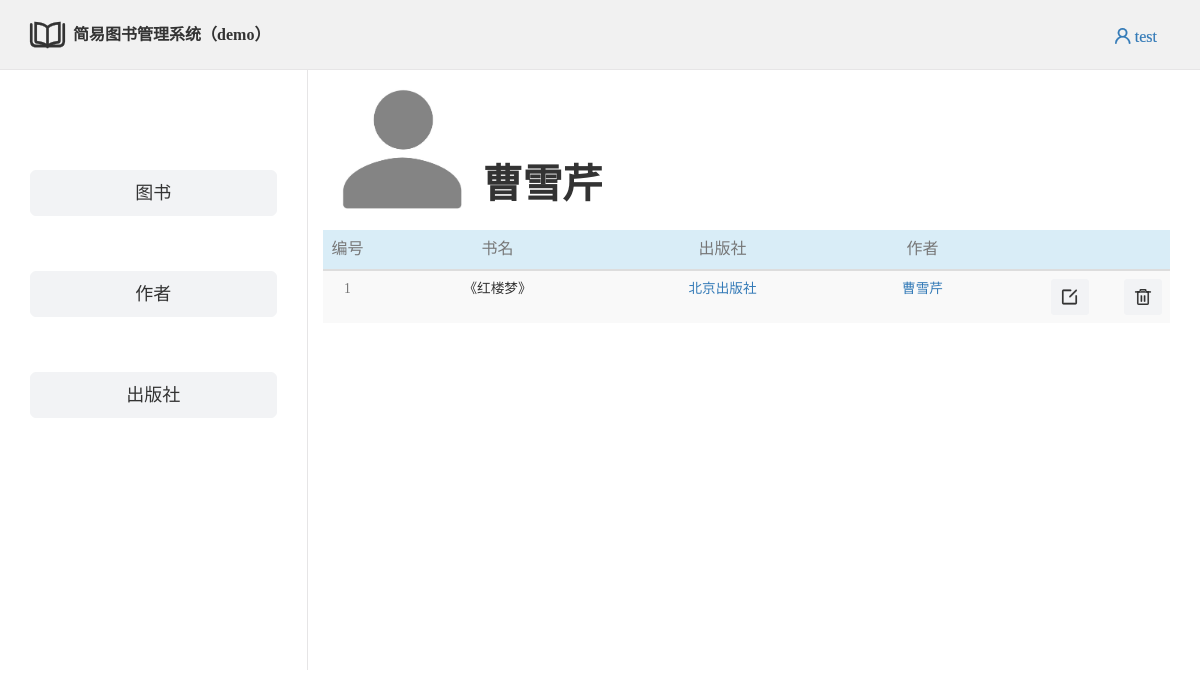
The page /app_home/2/auth_info/ (signed in) on the database its author committed.
### app_home/models.py (models this page shows)
class Author(models.Model):
    a_id = models.AutoField(primary_key=True)
    auth_name = models.CharField(max_length=20)

class Book(models.Model):
    b_id = models.AutoField(primary_key=True)
    book_name = models.CharField(max_length=20, unique=True)  # 书名不重复
    pub = models.ForeignKey(to='Publish', to_field='p_id',on_delete=models.CASCADE)
    auth = models.ManyToManyField(to='Author')

class Publish(models.Model):
    p_id = models.AutoField(primary_key=True)
    pub_name = models.CharField(max_length=20)

### app_home/views.py (the view)
    def wrapper(*args, **kwargs):
        if args[0].user.is_anonymous:
            return redirect('/app_auth/login/')
        return func(*args, **kwargs)

### app_home/views.py (called while the page is built)
def auth(func):
    def wrapper(*args, **kwargs):
        if args[0].user.is_anonymous:
            return redirect('/app_auth/login/')
        return func(*args, **kwargs)
    return wrapper

def get_set_ip(request):
    global request_ip
    request_ip = re.findall(r'\'[\w/]+/', str(request))
    request_ip = request_ip[0][1:-1]

@auth
def auth_info(request, a_id):
    usr = request.user.username
    auth_obj = Author.objects.filter(pk=a_id).first()
    auth_all_obj = Author.objects.all()
    book_obj = auth_obj.book_set.all().order_by('-pk')
    pub_obj = Publish.objects.all()
    get_set_ip(request)
    return render(request, 'home/auth_info.html', locals())

### templates/home/auth_info.html (shortened to what this page needs)
{% extends 'home/home.html' %}
{% block db_book %}
    <div class="book-head">
        <div class="auth-bg bg pull-left"></div>
        <span class="pull-left bg-text">{{ auth_obj.auth_name }}</span>
    </div>
    <table class="table table-striped">
        <thead>
        <tr class="info text-muted" align="center">
            <th width="50" style="text-align: center">编号</th>
            <th width="250" style="text-align: center">书名</th>
            <th width="200" style="text-align: center">出版社</th>
            <th width="200" style="text-align: center">作者</th>
            <th></th>
        </tr>
        </thead>
        <tbody>
        {% for book in book_obj %}
            <tr height="50" align="center">
                <td class="text-muted small">{{ forloop.counter }}</td>
                <td class="small">{{ book.book_name }}</td>
                <td class="small">
                    <a href="/app_home/{{ book.pub_id }}/pub_info/">{{ book.pub.pub_name }}</a>
                </td>
                <td class="small">{% for auth in book.auth.all %}
                    <a href="/app_home/{{ auth.pk }}/auth_info/">{{ auth.auth_name }}</a>
                {% endfor %}
                </td>
                <td>
                    <a href="/app_home/{{ book.pk }}/delete_book" class="btn btn-info btn-sm pull-right iconfont">&#xe88a;</a>
                    <span class="btn btn-info btn-sm pull-left iconfont" style="margin-left: 20px" data-toggle="modal"
                          data-target="#modal{{ book.pk }}">&#xe606;</span>
                </td>
            </tr>
        {% endfor %}
        </tbody>
    </table>
{% endblock %}

### templates/base2.html (shortened to what this page needs)
{% extends 'base.html' %}
{% block btn %}
    <div class="pull-right dropdown">
        <span class="pull-right btn btn-link usr iconfont" id="usr-logout" data-toggle="dropdown"
              aria-haspopup="true" aria-expanded="false">&#xe62a; {{ usr }}</span>
    </div>
{% endblock %}
{% block con %}
    <div class="container">
        <div class="row">
            <div class="col-md-3 body-left">
                <ul>
                    <a class="btn btn-block btn-info btn-lg pull-left" href="/app_home/home/">图书</a>
                    <a class="btn btn-block btn-info btn-lg pull-left" href="/app_home/author/">作者</a>
                    <a class="btn btn-block btn-info btn-lg pull-left" href="/app_home/publish/">出版社</a>
                </ul>
            </div>
            <div class="col-md-9 body-right">
                {% block db_book %}
                {% endblock %}
            </div>
        </div>
    </div>
{% endblock %}

### static/auth/login.css (style rules this page uses)
body { font: 14px/1.5 Helvetica Neue,Helvetica,Arial,Microsoft Yahei,Hiragino Sans GB,Heiti SC,WenQuanYi Micro Hei,sans-serif; }
.btn, .btn:hover { transition: 0.5s all; }

### static/auth/header.css (style rules this page uses)
.usr { margin-top: 18px; }
a,a:hover { text-decoration:None; }

### static/home/home.css (style rules this page uses)
.book-head { width: 100%; height: 100px; }
.book-head span { margin-top: 30px; }
.body-left { padding-top: 50px; height: 600px; border-right: 1px solid #E6E5E6; padding-right: 30px; }
.body-left a { color: white; margin: 50px 0; }
.body-right { height: 100%; }
.pub-auth .auth-bg, .book-head .auth-bg { background: url("/static/home/auth_wall.jpeg") no-repeat top center; }
.pub-auth .bg, .book-head .bg { background-size: 100% auto; transition: 0.3s all cubic-bezier(.46, 1, .23, 1.52); }
.book-head .bg { width: 160px; height: 160px; }
.book-head .bg-text { padding-top: 65px; font-size: 40px; font-weight: bold; }

### rows shown on the page
Author: auth_name "曹雪芹"
Book: book_name "《红楼梦》", pub.pub_name "北京出版社"

### other values the page prints
{{ usr }} "test"
